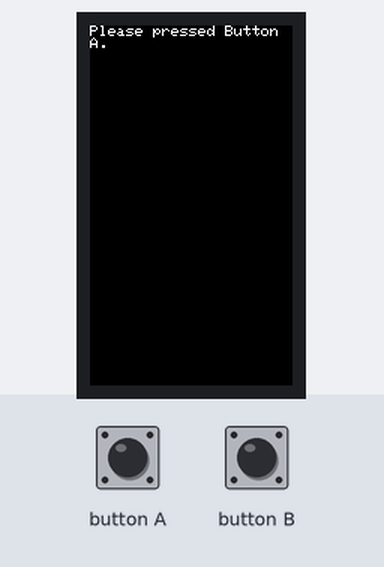
The sketch below on a simulated ESP32. Parts: 135×240 colour display. The test bench sets the inputs (shaded band).

Above: at 1.3 s.
1.4 s: button A pressed for 0.15 s
At 2.4 s:
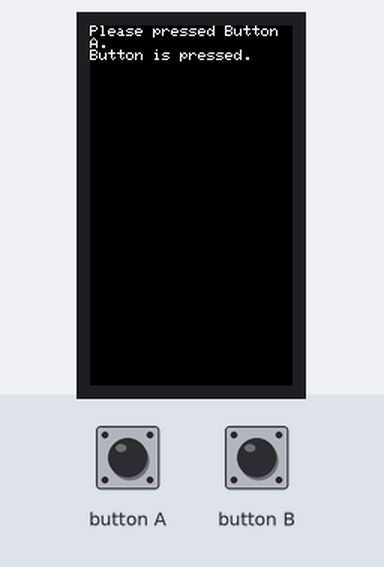
3.0 s: button A pressed for 1 s
At 4.3 s:
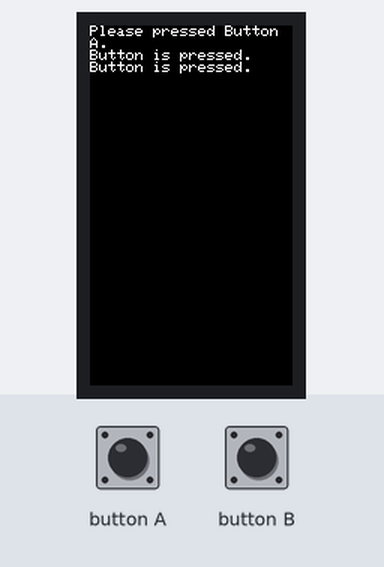
Timing chart, 0 to 6.0 s (numbered marks = the images above; inputs shaded):
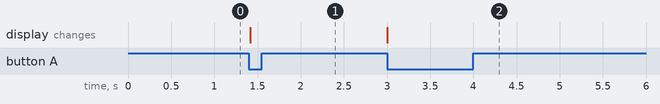

The sketch:

button_4.ino
```cpp
#include <M5StickCPlus.h>

void setup() {
  M5.begin();
  M5.Lcd.println("Please pressed Button A.");
}

void loop() {
  M5.update();
  if (M5.BtnA.wasPressed()) {
    M5.Lcd.println("Button is pressed.");
  }
  delay(20);
}
```

Measured:
- after the input at 1.4 s, the display: changes at once (image 1)
- after the input at 3.0 s, the display: changes at once (image 2)
